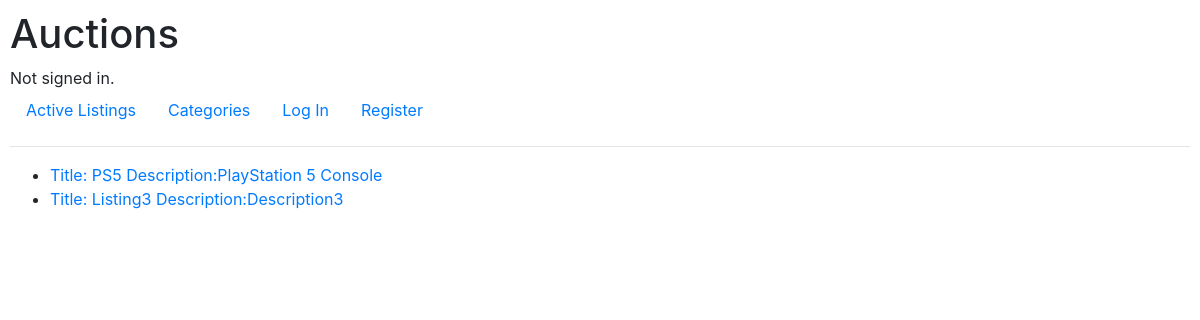
Screenshot of /auctions/category_page/Games with the database file from the repository.
### auctions/models.py (models this page shows)
class listing(models.Model):
    username = models.CharField(max_length=64)
    title = models.CharField(max_length=64)
    description = models.CharField(max_length=500)
    image_url = models.URLField(blank=True)
    starting_bid_price = models.DecimalField(max_digits=10,decimal_places=2)
    post_date = models.DateTimeField()
    category = models.CharField(max_length=64)
    status = models.CharField(max_length=6)
    def __str__(self):
        return f"Title: {self.title}    Description:{self.description}"

### auctions/views.py (the view)
# urls.py: path("category_page/<str:category>", views.category_page, name="category_page"),
def category_page(request, category):
    listings = listing.objects.filter(category=category)
    return render(request, "auctions/category_page.html", {
        "listings": listings
    })

### auctions/templates/auctions/category_page.html
{% extends "auctions/layout.html" %}
{% block body %}
    <ul>
        {% for listing in listings%}
            <li><a href= "{% url 'listing_page' listing.pk %}">{{ listing }}</a></li>
        {% endfor %}
    </ul>
{% endblock %}

### auctions/static/auctions/styles.css (style rules this page uses)
body { padding: 10px; }

### rows the page displays
listing: title+description "Title: PS5 Description:PlayStation 5 Console"
listing: title+description "Title: Listing3 Description:Description3"
